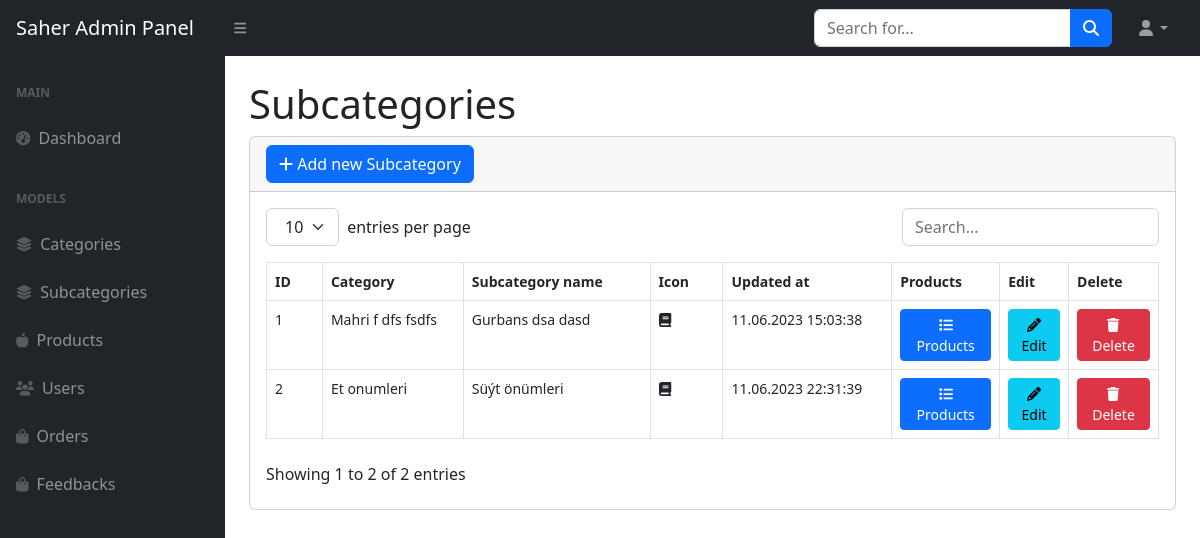
The app's page /adminpanel/subcategories/ (signed in), older data.
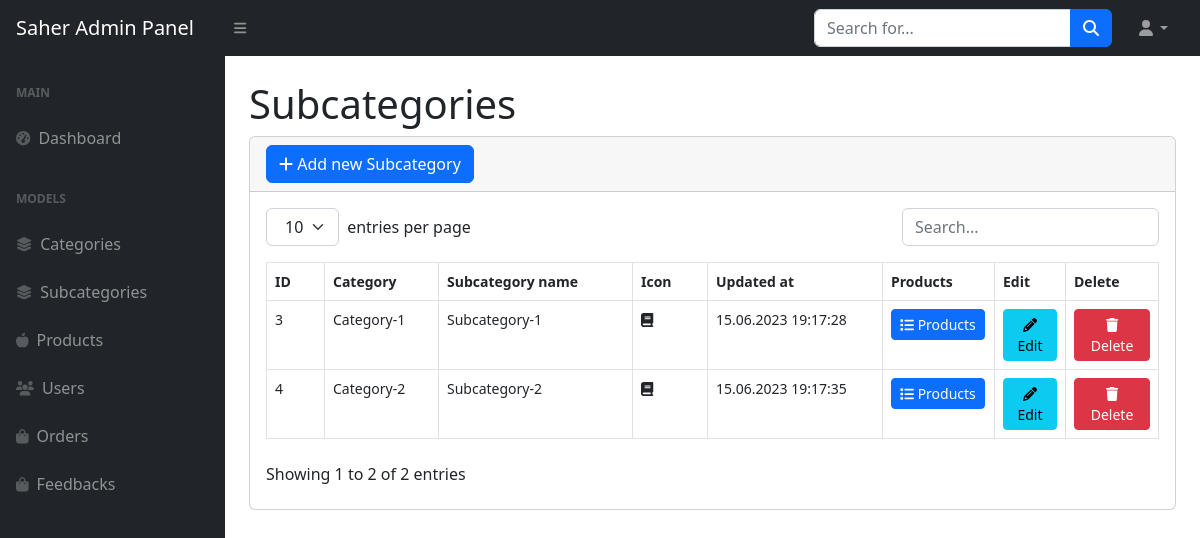
The same page, newer data.
### subcategories/models.py (models this page shows, shortened)
class Subcategory(models.Model):
    name = models.CharField(max_length=50)
    category = models.ForeignKey(Category, on_delete=models.CASCADE, related_name='subcategories')
    icon = models.CharField(max_length=100, null=True, blank=True)
    created_at = models.DateTimeField(auto_now_add=True)
    updated_at = models.DateTimeField(auto_now=True)

### categories/models.py (models this page shows, shortened)
class Category(models.Model):
    name = models.CharField(max_length=50)
    icon = models.ImageField(upload_to='categories/')
    created_at = models.DateTimeField(auto_now_add=True)
    updated_at = models.DateTimeField(auto_now=True)
    def __str__(self):
        return self.name

### adminpanel/views.py (the view)
# urls.py: path('subcategories/', include('subcategories.urls')),
@login_required(login_url='admin.login')
def subcategories(request):
    categories = Subcategory.objects.all()
    context = {
        'categories':categories
    }
    return render(request, 'adminpanel/subcategories.html', context)

### Saher_app/context_processors.py (called while the page is built)
def include_categories(request):
    categories = Category.objects.all()
    subcategories = Subcategory.objects.all()
    shopping_cart, created =  Cart.objects.get_or_create(user = request.user, status = False)
    return {
        'categories': categories,
        'subcategories': subcategories,
        'shopping_cart': shopping_cart,
    }

### adminpanel/templates/adminpanel/subcategories.html (shortened to what this page needs)
{% extends 'adminpanel/main.html' %}
{% block main %}
<main>
    <div class="container-fluid px-4">
        <h1 class="mt-4">Subcategories</h1>
        <div class="card mb-4">
            <div class="card-header">
                <a class="btn btn-primary" href="{% url 'subcategory.add' %}" role="button"> <i class="fa fa-plus" aria-hidden="true"></i> Add new Subcategory</a>
            </div>
            <div class="card-body">
                <table id="datatablesSimple">
                    <thead>
                        <tr>
                            <th>ID</th>
                            <th>Category</th>
                            <th>Subcategory name</th>
                            <th>Icon</th>
                            <th>Updated at</th>
                            <th>Products</th>
                            <th>Edit</th>
                            <th>Delete</th>
                        </tr>
                    </thead>
                    <tbody>
                        {% for category in categories %}
                        <tr>
                            <td>{{category.id}}</td>
                            <td>{{category.category}}</td>
                            <td>{{category.name}}</td>
                            <td> <i class="{{category.icon}}" aria-hidden="true"></i></td>
                            <td> {{category.updated_at|date:"d.m.Y H:i:s"}}</td>
                            <td>
                                <a href="" class="btn btn-sm btn-primary"><i class="fa fa-list" aria-hidden="true"></i> Products</a>
                            </td>
                            <td>
                                <a href="{% url 'subcategory.edit' category.id %}" class="btn btn-sm btn-info"> <i class="fa fa-pencil" aria-hidden="true"></i> Edit</a>
                            </td>
                            <td>
                                <a href="{% url 'subcategory.delete' category.id %}" class="btn btn-sm btn-danger"><i class="fa fa-trash" aria-hidden="true"></i> Delete</a>
                            </td>
                        </tr>
                        {% endfor %}
                    </tbody>
                </table>
            </div>
        </div>
    </div>
</main>
{% endblock main %}

Row changes from the older to the newer data that the page shows:
removed Subcategory: id "1", category "Mahri f dfs fsdfs", name "Gurbans dsa dasd", updated_at "11.06.2023 15:03:38"
removed Subcategory: id "2", category "Et onumleri", name "Süýt önümleri", updated_at "11.06.2023 22:31:39"
added Subcategory: id "3", category "Category-1", name "Subcategory-1", updated_at "15.06.2023 19:17:28"
added Subcategory: id "4", category "Category-2", name "Subcategory-2", updated_at "15.06.2023 19:17:35"
